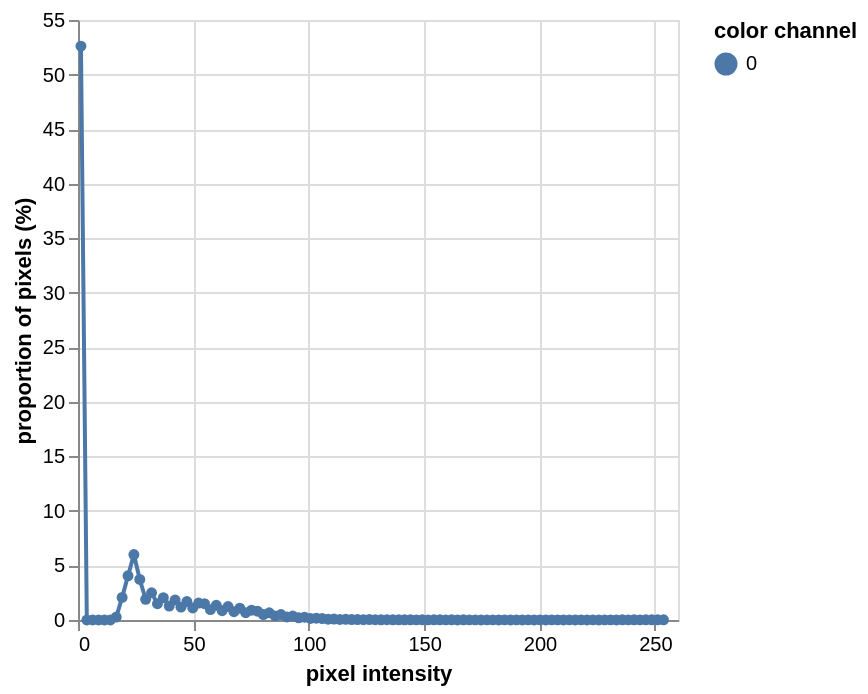

This figure's notebook cell:
### Code cell
# Use main PlantCV to create a flower mask
pcv.visualize.colorspaces(img.thumb, original_img=False)

gray_v = pcv.rgb2gray_hsv(rescaled, channel="v")

pcv.visualize.histogram(gray_v)

### Figure 1 — Vega-Lite specification as saved in the notebook (floating-point values rounded to 4 significant figures)
{"config": {"view": {"continuousWidth": 300, "continuousHeight": 300}}, "data": {"name": "data-6fc84b2a77d341858e60a67b82a9ef53"}, "mark": {"type": "line", "point": true}, "encoding": {"color": {"field": "color channel", "type": "nominal"}, "tooltip": [{"field": "pixel intensity", "type": "quantitative"}, {"field": "proportion of pixels (%)", "type": "quantitative"}], "x": {"field": "pixel intensity", "type": "quantitative"}, "y": {"field": "proportion of pixels (%)", "type": "quantitative"}}, "$schema": "https://vega.github.io/schema/vega-lite/v5.20.1.json", "datasets": {"data-6fc84b2a77d341858e60a67b82a9ef53": [{"pixel intensity": 1.275, "proportion of pixels (%)": 52.61, "hist_count": 525467, "color channel": "0"}, {"pixel intensity": 3.825, "proportion of pixels (%)": 0.0, "hist_count": 0, "color channel": "0"}, {"pixel intensity": 6.375, "proportion of pixels (%)": 0.0, "hist_count": 0, "color channel": "0"}, {"pixel intensity": 8.925, "proportion of pixels (%)": 0.0, "hist_count": 0, "color channel": "0"}, {"pixel intensity": 11.47, "proportion of pixels (%)": 0.0001001, "hist_count": 1, "color channel": "0"}, {"pixel intensity": 14.02, "proportion of pixels (%)": 0.004105, "hist_count": 41, "color channel": "0"}, {"pixel intensity": 16.57, "proportion of pixels (%)": 0.2679, "hist_count": 2676, "color channel": "0"}, {"pixel intensity": 19.12, "proportion of pixels (%)": 2.074, "hist_count": 20716, "color channel": "0"}, {"pixel intensity": 21.67, "proportion of pixels (%)": 4.055, "hist_count": 40507, "color channel": "0"}, {"pixel intensity": 24.23, "proportion of pixels (%)": 5.997, "hist_count": 59904, "color channel": "0"}, {"pixel intensity": 26.77, "proportion of pixels (%)": 3.714, "hist_count": 37094, "color channel": "0"}, {"pixel intensity": 29.32, "proportion of pixels (%)": 1.9, "hist_count": 18980, "color channel": "0"}, {"pixel intensity": 31.88, "proportion of pixels (%)": 2.492, "hist_count": 24894, "color channel": "0"}, {"pixel intensity": 34.42, "proportion of pixels (%)": 1.489, "hist_count": 14878, "color channel": "0"}, {"pixel intensity": 36.97, "proportion of pixels (%)": 2.042, "hist_count": 20396, "color channel": "0"}, {"pixel intensity": 39.52, "proportion of pixels (%)": 1.276, "hist_count": 12746, "color channel": "0"}, {"pixel intensity": 42.07, "proportion of pixels (%)": 1.825, "hist_count": 18227, "color channel": "0"}, {"pixel intensity": 44.62, "proportion of pixels (%)": 1.179, "hist_count": 11778, "color channel": "0"}, {"pixel intensity": 47.17, "proportion of pixels (%)": 1.689, "hist_count": 16868, "color channel": "0"}, {"pixel intensity": 49.72, "proportion of pixels (%)": 1.1, "hist_count": 10986, "color channel": "0"}, {"pixel intensity": 52.27, "proportion of pixels (%)": 1.557, "hist_count": 15551, "color channel": "0"}, {"pixel intensity": 54.82, "proportion of pixels (%)": 1.498, "hist_count": 14968, "color channel": "0"}, {"pixel intensity": 57.38, "proportion of pixels (%)": 0.9505, "hist_count": 9494, "color channel": "0"}, {"pixel intensity": 59.92, "proportion of pixels (%)": 1.35, "hist_count": 13489, "color channel": "0"}, {"pixel intensity": 62.47, "proportion of pixels (%)": 0.851, "hist_count": 8500, "color channel": "0"}, {"pixel intensity": 65.02, "proportion of pixels (%)": 1.231, "hist_count": 12298, "color channel": "0"}, {"pixel intensity": 67.57, "proportion of pixels (%)": 0.7649, "hist_count": 7640, "color channel": "0"}, {"pixel intensity": 70.12, "proportion of pixels (%)": 1.078, "hist_count": 10763, "color channel": "0"}, {"pixel intensity": 72.67, "proportion of pixels (%)": 0.6714, "hist_count": 6706, "color channel": "0"}, {"pixel intensity": 75.22, "proportion of pixels (%)": 0.8974, "hist_count": 8964, "color channel": "0"}, {"pixel intensity": 77.78, "proportion of pixels (%)": 0.8043, "hist_count": 8034, "color channel": "0"}, {"pixel intensity": 80.32, "proportion of pixels (%)": 0.5024, "hist_count": 5018, "color channel": "0"}, {"pixel intensity": 82.88, "proportion of pixels (%)": 0.6626, "hist_count": 6618, "color channel": "0"}, {"pixel intensity": 85.42, "proportion of pixels (%)": 0.3773, "hist_count": 3769, "color channel": "0"}, {"pixel intensity": 87.97, "proportion of pixels (%)": 0.5024, "hist_count": 5018, "color channel": "0"}, {"pixel intensity": 90.53, "proportion of pixels (%)": 0.276, "hist_count": 2757, "color channel": "0"}, {"pixel intensity": 93.07, "proportion of pixels (%)": 0.3615, "hist_count": 3611, "color channel": "0"}, {"pixel intensity": 95.62, "proportion of pixels (%)": 0.203, "hist_count": 2028, "color channel": "0"}, {"pixel intensity": 98.17, "proportion of pixels (%)": 0.2535, "hist_count": 2532, "color channel": "0"}, {"pixel intensity": 100.7, "proportion of pixels (%)": 0.1389, "hist_count": 1387, "color channel": "0"}, {"pixel intensity": 103.3, "proportion of pixels (%)": 0.1685, "hist_count": 1683, "color channel": "0"}, {"pixel intensity": 105.8, "proportion of pixels (%)": 0.1331, "hist_count": 1329, "color channel": "0"}, {"pixel intensity": 108.4, "proportion of pixels (%)": 0.07569, "hist_count": 756, "color channel": "0"}, {"pixel intensity": 110.9, "proportion of pixels (%)": 0.0861, "hist_count": 860, "color channel": "0"}, {"pixel intensity": 113.5, "proportion of pixels (%)": 0.04876, "hist_count": 487, "color channel": "0"}, {"pixel intensity": 116.0, "proportion of pixels (%)": 0.06467, "hist_count": 646, "color channel": "0"}, {"pixel intensity": 118.6, "proportion of pixels (%)": 0.03764, "hist_count": 376, "color channel": "0"}, {"pixel intensity": 121.1, "proportion of pixels (%)": 0.04495, "hist_count": 449, "color channel": "0"}, {"pixel intensity": 123.7, "proportion of pixels (%)": 0.02853, "hist_count": 285, "color channel": "0"}, {"pixel intensity": 126.2, "proportion of pixels (%)": 0.03874, "hist_count": 387, "color channel": "0"}, {"pixel intensity": 128.8, "proportion of pixels (%)": 0.03154, "hist_count": 315, "color channel": "0"}, {"pixel intensity": 131.3, "proportion of pixels (%)": 0.01732, "hist_count": 173, "color channel": "0"}, {"pixel intensity": 133.9, "proportion of pixels (%)": 0.02303, "hist_count": 230, "color channel": "0"}, {"pixel intensity": 136.4, "proportion of pixels (%)": 0.01422, "hist_count": 142, "color channel": "0"}, {"pixel intensity": 139.0, "proportion of pixels (%)": 0.02273, "hist_count": 227, "color channel": "0"}, {"pixel intensity": 141.5, "proportion of pixels (%)": 0.01512, "hist_count": 151, "color channel": "0"}, {"pixel intensity": 144.1, "proportion of pixels (%)": 0.01882, "hist_count": 188, "color channel": "0"}, {"pixel intensity": 146.6, "proportion of pixels (%)": 0.01031, "hist_count": 103, "color channel": "0"}, {"pixel intensity": 149.2, "proportion of pixels (%)": 0.01852, "hist_count": 185, "color channel": "0"}, {"pixel intensity": 151.7, "proportion of pixels (%)": 0.01021, "hist_count": 102, "color channel": "0"}, {"pixel intensity": 154.3, "proportion of pixels (%)": 0.01362, "hist_count": 136, "color channel": "0"}, {"pixel intensity": 156.8, "proportion of pixels (%)": 0.01602, "hist_count": 160, "color channel": "0"}, {"pixel intensity": 159.4, "proportion of pixels (%)": 0.009611, "hist_count": 96, "color channel": "0"}, {"pixel intensity": 161.9, "proportion of pixels (%)": 0.01382, "hist_count": 138, "color channel": "0"}, {"pixel intensity": 164.5, "proportion of pixels (%)": 0.00891, "hist_count": 89, "color channel": "0"}, {"pixel intensity": 167.0, "proportion of pixels (%)": 0.01502, "hist_count": 150, "color channel": "0"}, {"pixel intensity": 169.6, "proportion of pixels (%)": 0.009411, "hist_count": 94, "color channel": "0"}, {"pixel intensity": 172.1, "proportion of pixels (%)": 0.01121, "hist_count": 112, "color channel": "0"}, {"pixel intensity": 174.7, "proportion of pixels (%)": 0.007008, "hist_count": 70, "color channel": "0"}, {"pixel intensity": 177.2, "proportion of pixels (%)": 0.01081, "hist_count": 108, "color channel": "0"}, {"pixel intensity": 179.8, "proportion of pixels (%)": 0.01041, "hist_count": 104, "color channel": "0"}, {"pixel intensity": 182.3, "proportion of pixels (%)": 0.00851, "hist_count": 85, "color channel": "0"}, {"pixel intensity": 184.9, "proportion of pixels (%)": 0.01061, "hist_count": 106, "color channel": "0"}, {"pixel intensity": 187.4, "proportion of pixels (%)": 0.007008, "hist_count": 70, "color channel": "0"}, {"pixel intensity": 190.0, "proportion of pixels (%)": 0.01261, "hist_count": 126, "color channel": "0"}, {"pixel intensity": 192.5, "proportion of pixels (%)": 0.008009, "hist_count": 80, "color channel": "0"}, {"pixel intensity": 195.1, "proportion of pixels (%)": 0.01081, "hist_count": 108, "color channel": "0"}, {"pixel intensity": 197.6, "proportion of pixels (%)": 0.007308, "hist_count": 73, "color channel": "0"}, {"pixel intensity": 200.2, "proportion of pixels (%)": 0.01021, "hist_count": 102, "color channel": "0"}, {"pixel intensity": 202.7, "proportion of pixels (%)": 0.006107, "hist_count": 61, "color channel": "0"}, {"pixel intensity": 205.3, "proportion of pixels (%)": 0.009711, "hist_count": 97, "color channel": "0"}, {"pixel intensity": 207.8, "proportion of pixels (%)": 0.009711, "hist_count": 97, "color channel": "0"}, {"pixel intensity": 210.4, "proportion of pixels (%)": 0.007809, "hist_count": 78, "color channel": "0"}, {"pixel intensity": 212.9, "proportion of pixels (%)": 0.01021, "hist_count": 102, "color channel": "0"}, {"pixel intensity": 215.5, "proportion of pixels (%)": 0.006708, "hist_count": 67, "color channel": "0"}, {"pixel intensity": 218.0, "proportion of pixels (%)": 0.01281, "hist_count": 128, "color channel": "0"}, {"pixel intensity": 220.6, "proportion of pixels (%)": 0.007308, "hist_count": 73, "color channel": "0"}, {"pixel intensity": 223.1, "proportion of pixels (%)": 0.01071, "hist_count": 107, "color channel": "0"}, {"pixel intensity": 225.7, "proportion of pixels (%)": 0.008009, "hist_count": 80, "color channel": "0"}, {"pixel intensity": 228.2, "proportion of pixels (%)": 0.01171, "hist_count": 117, "color channel": "0"}, {"pixel intensity": 230.8, "proportion of pixels (%)": 0.01301, "hist_count": 130, "color channel": "0"}, {"pixel intensity": 233.3, "proportion of pixels (%)": 0.00861, "hist_count": 86, "color channel": "0"}, {"pixel intensity": 235.9, "proportion of pixels (%)": 0.01392, "hist_count": 139, "color channel": "0"}, {"pixel intensity": 238.4, "proportion of pixels (%)": 0.009411, "hist_count": 94, "color channel": "0"}, {"pixel intensity": 241.0, "proportion of pixels (%)": 0.01482, "hist_count": 148, "color channel": "0"}, {"pixel intensity": 243.5, "proportion of pixels (%)": 0.01201, "hist_count": 120, "color channel": "0"}, {"pixel intensity": 246.1, "proportion of pixels (%)": 0.01772, "hist_count": 177, "color channel": "0"}, {"pixel intensity": 248.6, "proportion of pixels (%)": 0.01592, "hist_count": 159, "color channel": "0"}, {"pixel intensity": 251.2, "proportion of pixels (%)": 0.02213, "hist_count": 221, "color channel": "0"}, {"pixel intensity": 253.7, "proportion of pixels (%)": 0.02022, "hist_count": 202, "color channel": "0"}]}}
